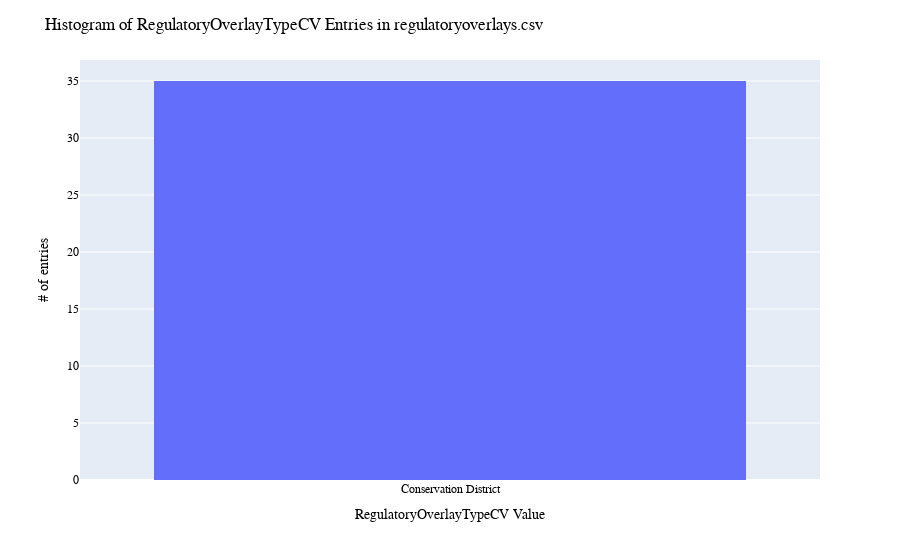

Notebook code cell kept with this figure:
### Code cell
# RegulatoryOverlayTypeCV: histogram distribution of WaDE values
print(dfro.RegulatoryOverlayTypeCV.value_counts())

fig = px.histogram(dfro, x="RegulatoryOverlayTypeCV")
fig.update_layout(bargap=0.2,
                  title="Histogram of RegulatoryOverlayTypeCV Entries in regulatoryoverlays.csv",
                  xaxis_title="RegulatoryOverlayTypeCV Value",
                  yaxis_title="# of entries",
                    font=dict(
                        family="Arial Bold",
                        size=12,
                        color="Black")
                 )
fig.show()
fig.write_image('figures/RegulatoryOverlayTypeCV.png', engine="kaleido")

### Figure 1 — Plotly figure (JSON) as saved in the notebook; plotly's stock layout.template omitted (floating-point values rounded to 4 significant figures)
{"data": [{"alignmentgroup": "True", "bingroup": "x", "hovertemplate": "RegulatoryOverlayTypeCV=%{x}<br>count=%{y}<extra></extra>", "legendgroup": "", "marker": {"color": "#636efa", "pattern": {"shape": ""}}, "name": "", "offsetgroup": "", "orientation": "v", "showlegend": false, "type": "histogram", "x": ["Conservation District", "Conservation District", "Conservation District", "Conservation District", "Conservation District", "Conservation District", "Conservation District", "Conservation District", "Conservation District", "Conservation District", "Conservation District", "Conservation District", "Conservation District", "Conservation District", "Conservation District", "Conservation District", "Conservation District", "Conservation District", "Conservation District", "Conservation District", "Conservation District", "Conservation District", "Conservation District", "Conservation District", "Conservation District", "Conservation District", "Conservation District", "Conservation District", "Conservation District", "Conservation District", "Conservation District", "Conservation District", "Conservation District", "Conservation District", "Conservation District"], "xaxis": "x", "yaxis": "y"}], "layout": {"bargap": 0.2, "barmode": "relative", "font": {"color": "Black", "family": "Arial Bold", "size": 12}, "legend": {"tracegroupgap": 0}, "margin": {"t": 60}, "title": {"text": "Histogram of RegulatoryOverlayTypeCV Entries in regulatoryoverlays.csv"}, "xaxis": {"anchor": "y", "domain": [0, 1], "title": {"text": "RegulatoryOverlayTypeCV Value"}}, "yaxis": {"anchor": "x", "domain": [0, 1], "title": {"text": "# of entries"}}}}
